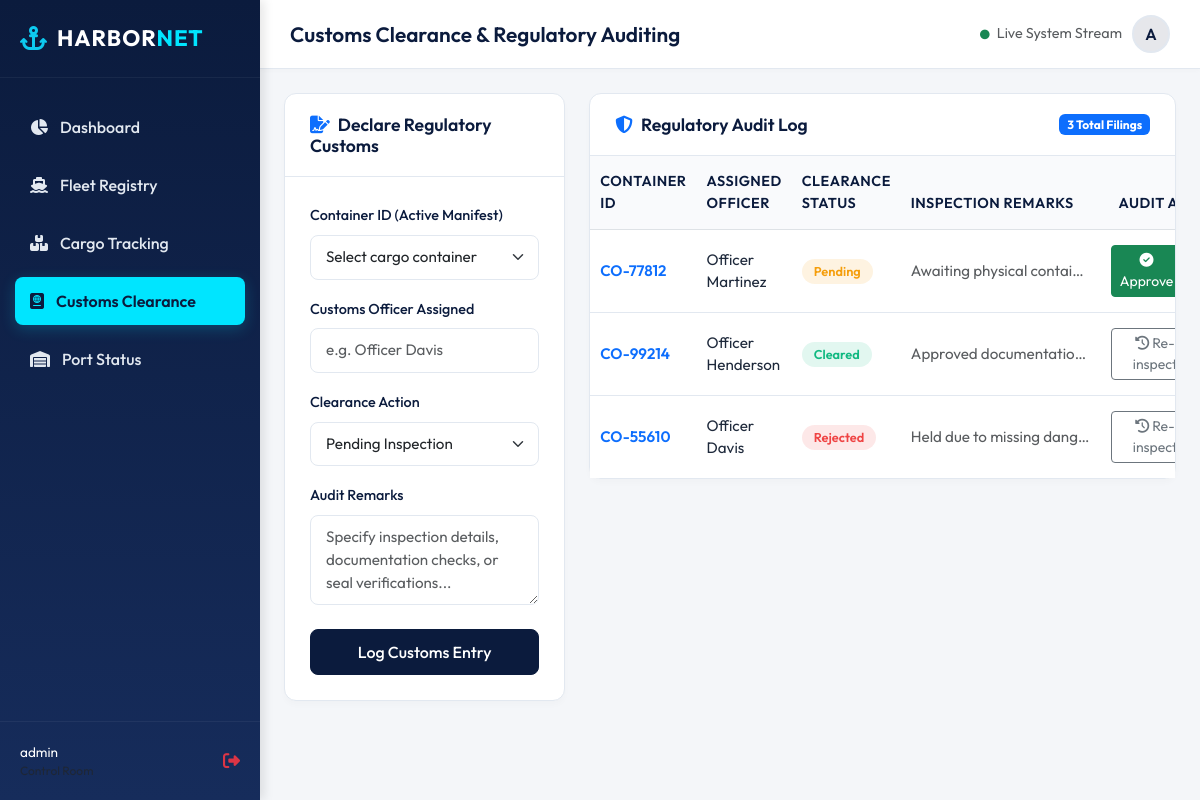
The page /customs (signed in) on the database its author committed.
### tables this page shows
CREATE TABLE customs (
        id INTEGER PRIMARY KEY AUTOINCREMENT,
        container_id TEXT UNIQUE NOT NULL,
        clearance_status TEXT NOT NULL,
        officer_name TEXT NOT NULL,
        remarks TEXT
    );

### app.py (the view, shortened to what this page needs)
@app.route('/customs', methods=['GET', 'POST'])
@login_required
def customs():
    conn = get_db_connection()
    customs_list = conn.execute("SELECT * FROM customs").fetchall()
    cargo_list = conn.execute("SELECT container_id, vessel_name FROM cargo").fetchall()
    conn.close()
    return render_template('customs.html', customs=customs_list, cargo=cargo_list)

### app.py (called while the page is built)
def get_db_connection():
    conn = sqlite3.connect(DATABASE)
    conn.row_factory = sqlite3.Row
    return conn

def login_required(f):
    from functools import wraps
    @wraps(f)
    def decorated_function(*args, **kwargs):
        if 'user_id' not in session:
            flash("Authorization required. Please authenticate.", "warning")
            return redirect(url_for('login'))
        return f(*args, **kwargs)
    return decorated_function

### templates/customs.html (shortened to what this page needs)
{% extends 'base.html' %}
{% block page_title %}Customs Clearance & Regulatory Auditing{% endblock %}
{% block content %}
<div class="row g-4">
    <div class="col-12 col-lg-4">
        <div class="custom-card">
            <div class="custom-card-header">
                <h4 class="custom-card-title"><i class="fa-solid fa-file-signature text-primary me-2"></i>Declare Regulatory Customs</h4>
            </div>
            <div class="custom-card-body">
                <form action="{{ url_for('customs') }}" method="POST">
                    <div class="mb-3">
                        <label for="container_id" class="form-label">Container ID (Active Manifest)</label>
                        <select class="form-select" id="container_id" name="container_id" required>
                            <option value="" disabled selected>Select cargo container</option>
                        </select>
                    </div>
                    <div class="mb-3">
                        <label for="officer_name" class="form-label">Customs Officer Assigned</label>
                        <input type="text" class="form-control" id="officer_name" name="officer_name" placeholder="e.g. Officer Davis" required>
                    </div>
                    <div class="mb-3">
                        <label for="clearance_status" class="form-label">Clearance Action</label>
                        <select class="form-select" id="clearance_status" name="clearance_status" required>
                            <option value="Pending" selected>Pending Inspection</option>
                        </select>
                    </div>
                    <div class="mb-4">
                        <label for="remarks" class="form-label">Audit Remarks</label>
                        <textarea class="form-control" id="remarks" name="remarks" rows="3" placeholder="Specify inspection details, documentation checks, or seal verifications..." required></textarea>
                    </div>
                    <button type="submit" class="btn btn-primary w-100">Log Customs Entry</button>
                </form>
            </div>
        </div>
    </div>
    <div class="col-12 col-lg-8">
        <div class="custom-card">
            <div class="custom-card-header">
                <h4 class="custom-card-title"><i class="fa-solid fa-shield-halved text-primary me-2"></i>Regulatory Audit Log</h4>
                <span class="badge bg-primary">{{ customs | length }} Total Filings</span>
            </div>
            <div class="custom-card-body p-0">
                <div class="table-responsive">
                    <table class="table align-middle">
                        <thead>
                            <tr>
                                <th>Container ID</th>
                                <th>Assigned Officer</th>
                                <th>Clearance Status</th>
                                <th>Inspection Remarks</th>
                                <th class="text-end" style="width: 25%">Audit Actions</th>
                            </tr>
                        </thead>
                        <tbody>
                            {% if customs %}
                                {% for audit in customs %}
                                <tr>
                                    <td class="fw-semibold text-primary">{{ audit.container_id }}</td>
                                    <td>{{ audit.officer_name }}</td>
                                    <td>
                                        {% set clean_status = audit.clearance_status | lower | replace(' ', '') %}
                                        <span class="badge badge-status status-{{ clean_status }}">
                                            {{ audit.clearance_status }}
                                        </span>
                                    </td>
                                    <td class="text-muted" style="max-width: 200px; overflow: hidden; text-overflow: ellipsis; white-space: nowrap;">
                                        {{ audit.remarks }}
                                    </td>
                                    <td class="text-end">
                                        {% if audit.clearance_status == 'Pending' %}
                                        <div class="d-inline-flex gap-1">
                                            <form action="{{ url_for('update_customs', audit_id=audit.id, status='Cleared') }}" method="POST">
                                                <button type="submit" class="btn btn-sm btn-success text-white" title="Approve Clearance">
                                                    <i class="fa-solid fa-circle-check"></i> Approve
                                                </button>
                                            </form>
                                        </div>
                                        {% else %}
                                        <div class="d-inline-flex gap-1">
                                            <form action="{{ url_for('update_customs', audit_id=audit.id, status='Pending') }}" method="POST">
                                                <button type="submit" class="btn btn-sm btn-outline-secondary" title="Revert to Pending">
                                                    <i class="fa-solid fa-clock-rotate-left"></i> Re-inspect
                                                </button>
                                            </form>
                                        </div>
                                        {% endif %}
                                    </td>
                                </tr>
                                {% endfor %}
                            {% else %}
                                <tr>
                                    <td colspan="5" class="text-center py-4 text-muted">No customs declarations found. File a declaration container to trigger regulatory tracking.</td>
                                </tr>
                            {% endif %}
                        </tbody>
                    </table>
                </div>
            </div>
        </div>
    </div>
</div>
{% endblock %}

### static/style.css (style rules this page uses)
:root { --primary-color: #0b1b3d; --secondary-color: #162c5b; --accent-color: #00e5ff; --accent-dark: #00b8d4; --bg-light: #f4f6f9; --bg-card: #ffffff; --text-dark: #1e293b; --text-muted: #64748b; --text-light: #e2e8f0; --border-color: #e2e8f0; --success: #10b981; --warning: #f59e0b; --danger: #ef4444; }
body { font-family: 'Outfit', sans-serif; background-color: var(--bg-light); color: var(--text-dark); overflow-x: hidden; margin: 0; padding: 0; }
.custom-card { background: var(--bg-card); border-radius: 12px; border: 1px solid var(--border-color); box-shadow: 0 4px 6px rgba(0, 0, 0, 0.02); margin-bottom: 25px; }
.custom-card-header { padding: 20px 25px; border-bottom: 1px solid var(--border-color); display: flex; justify-content: space-between; align-items: center; background: transparent; }
.custom-card-title { font-size: 1.1rem; font-weight: 600; color: var(--primary-color); margin: 0; }
.custom-card-body { padding: 25px; }
.table { margin-bottom: 0; }
.table th { font-weight: 600; color: var(--primary-color); border-top: none; padding: 15px 10px; background: rgba(244, 246, 249, 0.5); font-size: 0.9rem; text-transform: uppercase; letter-spacing: 0.5px; }
.table td { padding: 15px 10px; vertical-align: middle; color: var(--text-dark); font-size: 0.95rem; border-bottom: 1px solid var(--border-color); }
.table tbody tr:last-child td { border-bottom: none; }
.badge-status { font-size: 0.8rem; font-weight: 600; padding: 6px 12px; border-radius: 50px; }
.status-active, .status-cleared, .status-docked { background-color: rgba(16, 185, 129, 0.12); color: var(--success); }
.status-pending, .status-intransit { background-color: rgba(245, 158, 11, 0.12); color: var(--warning); }
.status-rejected, .status-held, .status-suspended { background-color: rgba(239, 68, 68, 0.12); color: var(--danger); }
.form-label { font-weight: 500; color: var(--primary-color); font-size: 0.9rem; margin-bottom: 8px; }
.form-control, .form-select { border-radius: 8px; border: 1px solid var(--border-color); padding: 10px 15px; font-size: 0.95rem; transition: all 0.2s ease-in-out; }
.btn-primary { background-color: var(--primary-color); border-color: var(--primary-color); padding: 10px 20px; font-weight: 500; border-radius: 8px; transition: all 0.2s; }

### rows shown on the page
customs: container_id "CO-77812", officer_name "Officer Martinez", clearance_status "Pending", remarks "Awaiting physical contai…"
customs: container_id "CO-99214", officer_name "Officer Henderson", clearance_status "Cleared", remarks "Approved documentatio…"
customs: container_id "CO-55610", officer_name "Officer Davis", clearance_status "Rejected", remarks "Held due to missing dang…"

### other values the page prints
{{ session.get('username', 'Operator') }} "admin"
{{ session.get('username', 'O')[:1] | upper }} "A"
{{ customs | length }} "3"
